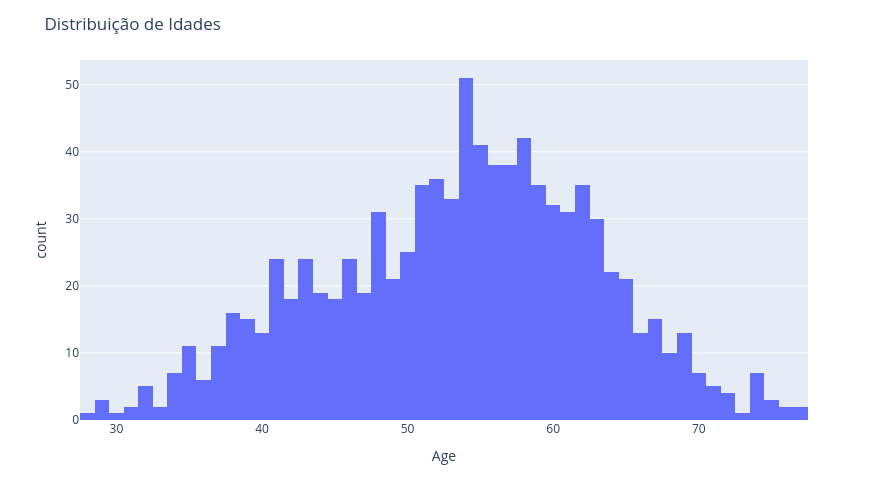

Source (notebook cell):
### Code cell
import plotly.express as px
hist1 = px.histogram(data, x='Age', nbins=60)
hist1.update_layout(width=888,height=500,title_text='Distribuição de Idades')
hist1.show()

### Figure 1 — Plotly figure (JSON) as saved in the notebook; plotly's stock layout.template omitted (floating-point values rounded to 4 significant figures; data arrays with more than 128 entries replaced by an {"elided": "..."} marker saying what was removed)
{"data": [{"bingroup": "x", "hovertemplate": "Age=%{x}<br>count=%{y}<extra></extra>", "legendgroup": "", "marker": {"color": "#636efa", "pattern": {"shape": ""}}, "name": "", "nbinsx": 60, "orientation": "v", "showlegend": false, "type": "histogram", "x": {"elided": "918 int values"}, "xaxis": "x", "yaxis": "y"}], "layout": {"barmode": "relative", "height": 500, "legend": {"tracegroupgap": 0}, "margin": {"t": 60}, "title": {"text": "Distribuição de Idades"}, "width": 888, "xaxis": {"anchor": "y", "domain": [0, 1], "title": {"text": "Age"}}, "yaxis": {"anchor": "x", "domain": [0, 1], "title": {"text": "count"}}}}
